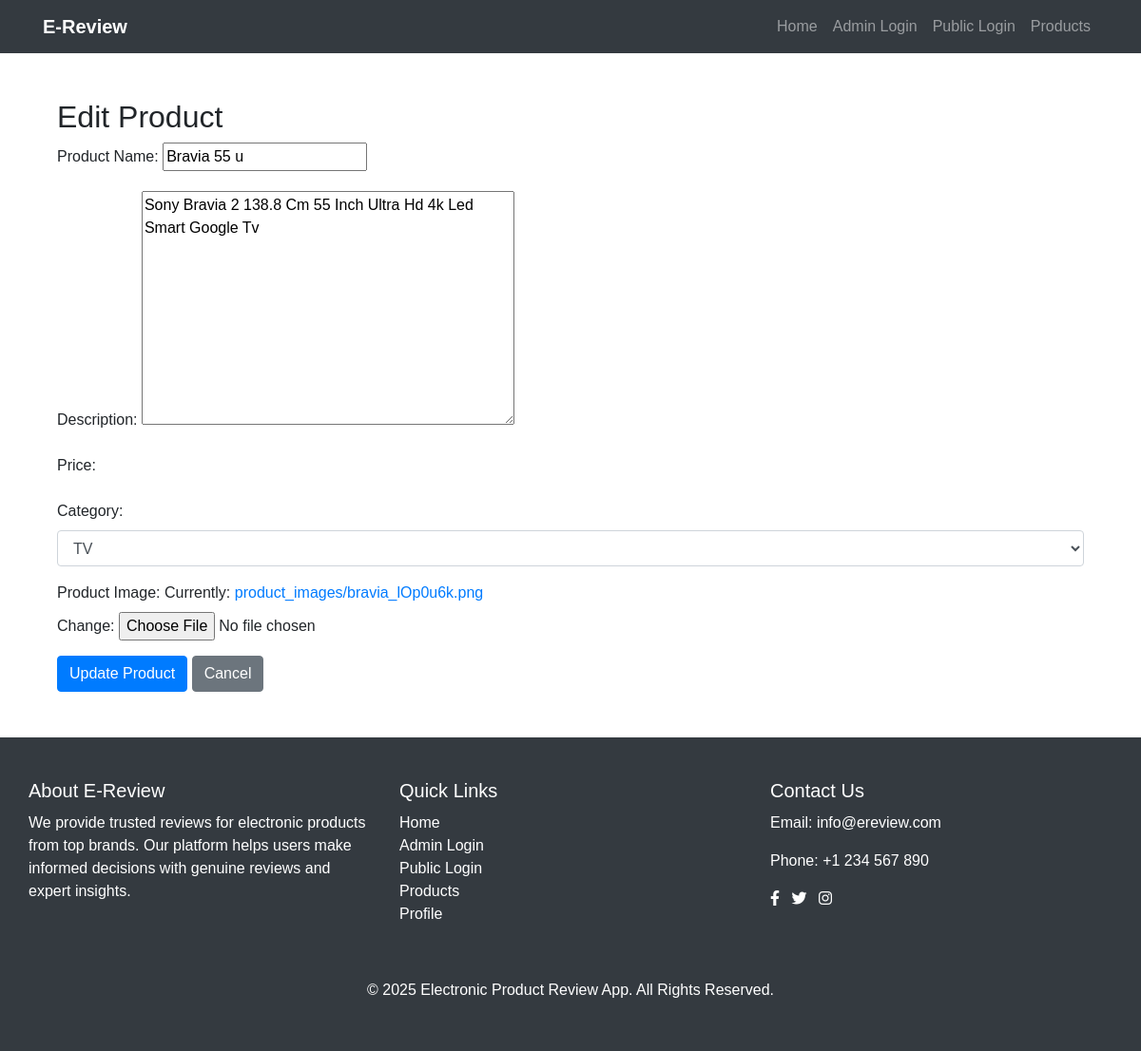
/products/edit_product/5/, run on the app's committed database.
### products/models.py (models this page shows, shortened)
class Product(models.Model):
    admin = models.ForeignKey(
        User,
        on_delete=models.CASCADE,
        related_name='products',
        null=True,
        blank=True
    )
    category = models.ForeignKey(Category, on_delete=models.CASCADE, related_name='products')
    name = models.CharField(max_length=200)
    description = models.TextField()
    image = models.ImageField(upload_to='product_images/', default='product_images/default.jpg')

### products/views.py (the view)
# urls.py: path('edit_product/<int:product_id>/', edit_product, name='edit_product'),
def edit_product(request, product_id):
    product = get_object_or_404(Product, id=product_id)
    if request.method == "POST":
        form = ProductForm(request.POST, instance=product)
        if form.is_valid():
            form.save()
            return redirect('admin_dashboard')  # Redirect after saving
    else:
        form = ProductForm(instance=product)
    return render(request, 'products/edit_product.html', {'form': form})

### products/forms.py
class ProductForm(forms.ModelForm):
    category = forms.ModelChoiceField(
        queryset=Category.objects.all(),
        empty_label='Select a category',
        widget=forms.Select(attrs={'class': 'form-control'}),
    )
    class Meta:
        model = Product
        fields = ['category', 'name', 'description', 'image']

### products/models.py (called while the page is built)
    def __str__(self):
        return self.name

### products/templates/products/edit_product.html (shortened to what this page needs)
{% extends 'base.html' %}
{% block content %}
<div class="container mt-5">
    <h2>Edit Product</h2>
    <form method="POST" enctype="multipart/form-data">
        <div class="form-group">
            <label for="id_name">Product Name:</label>
            {{ form.name }}
        </div>
        <div class="form-group">
            <label for="id_description">Description:</label>
            {{ form.description }}
        </div>
        <div class="form-group">
            <label for="id_price">Price:</label>
        </div>
        <div class="form-group">
            <label for="id_category">Category:</label>
            {{ form.category }}
        </div>
        <div class="form-group">
            <label for="id_image">Product Image:</label>
            {{ form.image }}
        </div>
        <button type="submit" class="btn btn-primary">Update Product</button>
        <a href="{% url 'admin_dashboard' %}" class="btn btn-secondary">Cancel</a>
    </form>
</div>
{% endblock %}

### static/css/style.css (style rules this page uses)
body { font-family: Arial, sans-serif; margin: 0; padding: 0; }

### data on the page
Product: name "Bravia 55 u", description "Sony Bravia 2 138.8 Cm 55 Inch Ultra Hd 4k Led Smart Google Tv", category "TV"
